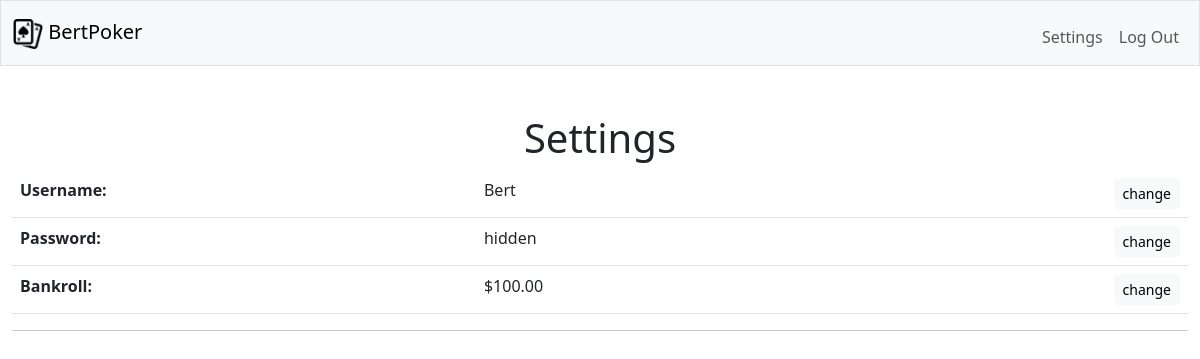
The app's page /settings (signed in), older data.
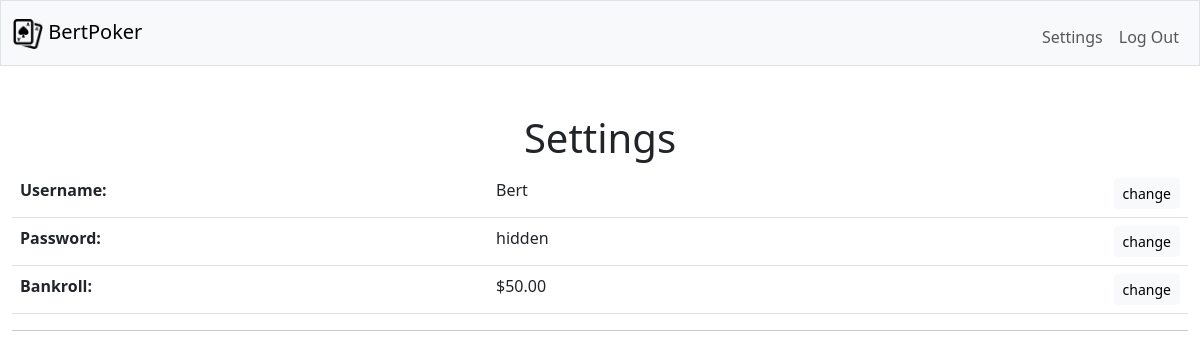
The same page, newer data.
### tables this page shows
CREATE TABLE players (
    player_id INTEGER PRIMARY KEY AUTOINCREMENT NOT NULL, 
    date_joined DATETIME NOT NULL DEFAULT CURRENT_TIMESTAMP,
    username TEXT NOT NULL,
    pswd_hash TEXT NOT NULL,
    cash NUMERIC NOT NULL DEFAULT 0.00
);

### app.py (the view)
@app.route("/settings")
@login_required
def settings():
    return render_template("settings.html", player=db.execute("SELECT * FROM players WHERE player_id = ?", session["user_id"])[0])

### helpers.py (called while the page is built)
def login_required(f):  # https://flask.palletsprojects.com/en/2.3.x/patterns/viewdecorators/
    @wraps(f)
    def decorated_function(*args, **kwargs):
        if session.get("user_id") is None:
            return redirect("/login")
        return f(*args, **kwargs)
    return decorated_function

def usd(value):
    return f"${value:,.2f}"

### templates/settings.html (shortened to what this page needs)
{% extends "layout.html" %}
{% block body %}
    <h1>Settings</h1>
    <table class="table">
        <tr>
            <th class="text-start">Username:</th>
            <td class="text-start">{{ player.username }}</td>
            <td class="text-end">
                <form action="/settings/username" method="get">
                    <button class="btn btn-light btn-sm" type="submit">change</button>
                </form>
            </td>
        </tr>
        <tr>
            <th class="text-start">Password:</th>
            <td class="text-start">hidden</td>
            <td class="text-end">
                <form action="/settings/password" method="get">
                    <button class="btn btn-light btn-sm" type="submit">change</button>
                </form>
            </td>
        </tr>
        <tr>
            <th class="text-start">Bankroll:</th>
            <td class="text-start">{{ player.cash | usd}}</td>
            <td class="text-end">
                <form action="/settings/balance" method="get">
                    <button class="btn btn-light btn-sm" type="submit">change</button>
                </form>
            </td>
        </tr>
    </table>
    <hr>
{% endblock %}

### templates/layout.html (shortened to what this page needs)
<!DOCTYPE html>
<html lang="en">
<head>
    <link href="https://cdn.jsdelivr.net/npm/bootstrap@5.3.0/dist/css/bootstrap.min.css" rel="stylesheet">
</head>
<body>
    <nav class="bg-light border navbar navbar-expand-md navbar-light">
        <div class="container-fluid">
            <a class="navbar-brand" href="/"><img src="/static/icon2.png" alt="Home" width="30" height="30"> BertPoker</a>
            <div class="collapse navbar-collapse" id="navbar">
                {% if session["user_id"] %}
                    <ul class="navbar-nav ms-auto mt-2">
                        <li class="nav-item"><a class="nav-link" href="/settings">Settings</a></li>
                        <li class="nav-item"><a class="nav-link" href="/logout">Log Out</a></li>
                    </ul>
                {% else %}
                    <ul class="navbar-nav ms-auto mt-2">
                        <li class="nav-item"><a class="nav-link" href="/register">Register</a></li>
                        <li class="nav-item"><a class="nav-link" href="/login">Log In</a></li>
                    </ul>
                {% endif %}
            </div>
        </div>
    </nav>
    <main class="container-fluid py-5 text-center">
        {% block body %}{% endblock %}
    </main>
</body>
</html>

Row changes from the older to the newer data that the page shows:
changed players "Bert": cash "$100.00" → "$50.00"
